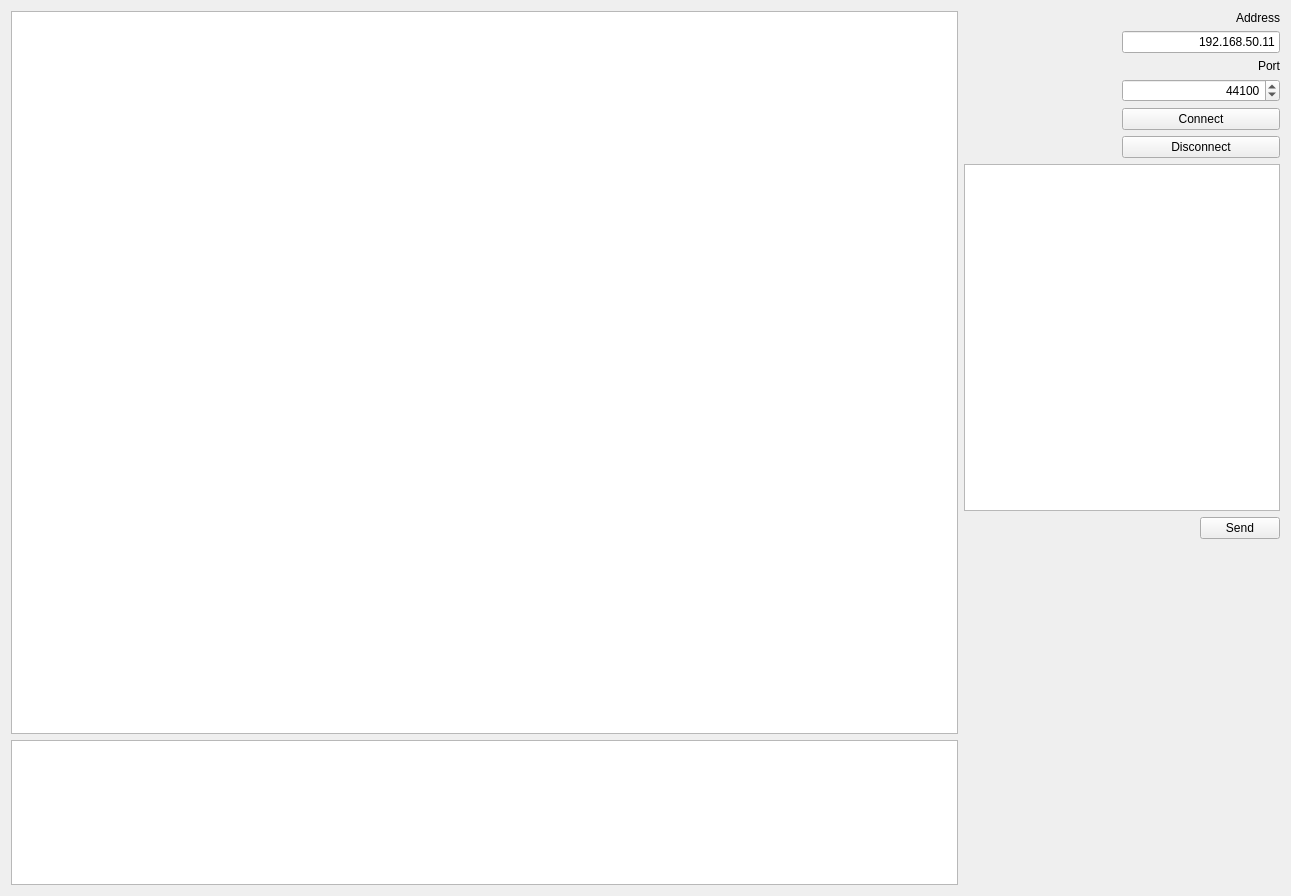
<?xml version="1.0" encoding="UTF-8"?>
<ui version="4.0">
 <class>ChatWidget</class>
 <widget class="QWidget" name="ChatWidget">
  <property name="geometry">
   <rect>
    <x>0</x>
    <y>0</y>
    <width>1291</width>
    <height>896</height>
   </rect>
  </property>
  <property name="windowTitle">
   <string>Form</string>
  </property>
  <layout class="QGridLayout" name="gridLayout">
   <item row="0" column="0">
    <layout class="QHBoxLayout" name="horizontalLayout_3" stretch="3,1">
     <item>
      <layout class="QVBoxLayout" name="verticalLayout_2" stretch="10,2">
       <item>
        <widget class="QTableView" name="tableView"/>
       </item>
       <item>
        <widget class="QPlainTextEdit" name="log"/>
       </item>
      </layout>
     </item>
     <item>
      <layout class="QVBoxLayout" name="verticalLayout_3">
       <item>
        <layout class="QHBoxLayout" name="horizontalLayout">
         <item>
          <spacer name="horizontalSpacer">
           <property name="orientation">
            <enum>Qt::Horizontal</enum>
           </property>
           <property name="sizeHint" stdset="0">
            <size>
             <width>40</width>
             <height>20</height>
            </size>
           </property>
          </spacer>
         </item>
         <item>
          <layout class="QVBoxLayout" name="verticalLayout">
           <item>
            <widget class="QLabel" name="label">
             <property name="text">
              <string>Address</string>
             </property>
             <property name="alignment">
              <set>Qt::AlignRight|Qt::AlignTrailing|Qt::AlignVCenter</set>
             </property>
            </widget>
           </item>
           <item>
            <widget class="QLineEdit" name="hostAddressEdit">
             <property name="text">
              <string notr="true">192.168.50.11</string>
             </property>
             <property name="alignment">
              <set>Qt::AlignRight|Qt::AlignTrailing|Qt::AlignVCenter</set>
             </property>
            </widget>
           </item>
           <item>
            <widget class="QLabel" name="label_2">
             <property name="text">
              <string>Port</string>
             </property>
             <property name="alignment">
              <set>Qt::AlignRight|Qt::AlignTrailing|Qt::AlignVCenter</set>
             </property>
            </widget>
           </item>
           <item>
            <widget class="QSpinBox" name="portSpinBox">
             <property name="alignment">
              <set>Qt::AlignRight|Qt::AlignTrailing|Qt::AlignVCenter</set>
             </property>
             <property name="maximum">
              <number>65536</number>
             </property>
             <property name="value">
              <number>44100</number>
             </property>
            </widget>
           </item>
           <item>
            <widget class="QPushButton" name="connectButton">
             <property name="text">
              <string>Connect</string>
             </property>
            </widget>
           </item>
           <item>
            <widget class="QPushButton" name="disconnectButton">
             <property name="text">
              <string>Disconnect</string>
             </property>
            </widget>
           </item>
          </layout>
         </item>
        </layout>
       </item>
       <item>
        <widget class="QPlainTextEdit" name="messageEdit"/>
       </item>
       <item>
        <layout class="QHBoxLayout" name="horizontalLayout_2">
         <item>
          <spacer name="horizontalSpacer_2">
           <property name="orientation">
            <enum>Qt::Horizontal</enum>
           </property>
           <property name="sizeHint" stdset="0">
            <size>
             <width>40</width>
             <height>20</height>
            </size>
           </property>
          </spacer>
         </item>
         <item>
          <widget class="QPushButton" name="sendMessageButton">
           <property name="text">
            <string>Send</string>
           </property>
          </widget>
         </item>
        </layout>
       </item>
       <item>
        <spacer name="verticalSpacer">
         <property name="orientation">
          <enum>Qt::Vertical</enum>
         </property>
         <property name="sizeHint" stdset="0">
          <size>
           <width>20</width>
           <height>218</height>
          </size>
         </property>
        </spacer>
       </item>
      </layout>
     </item>
    </layout>
   </item>
  </layout>
 </widget>
 <resources/>
 <connections/>
</ui>
